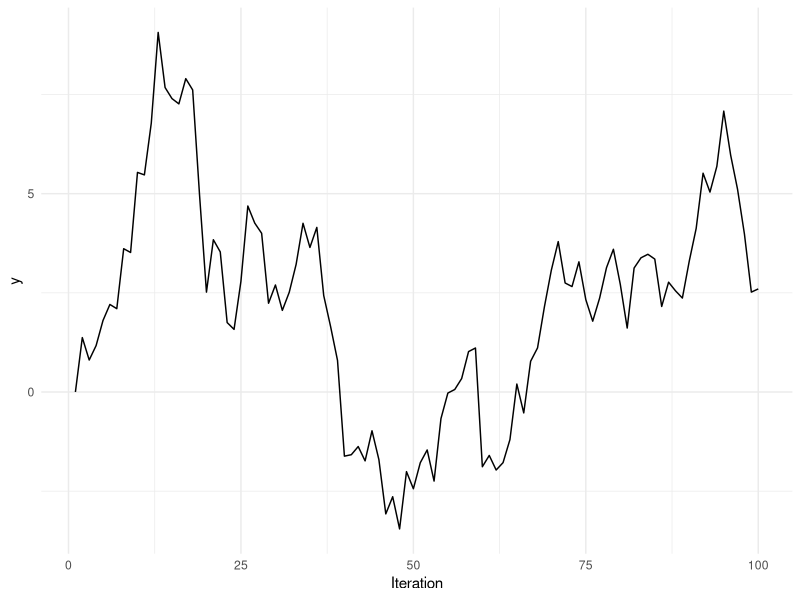
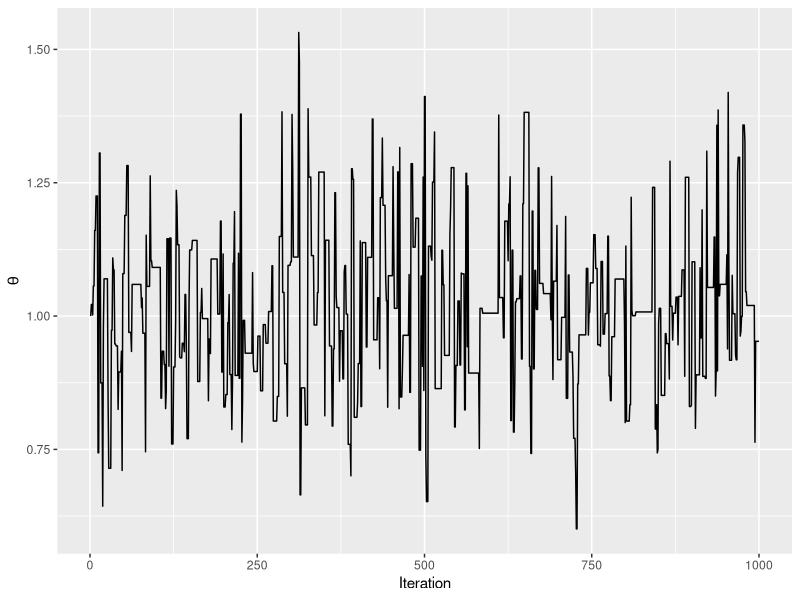
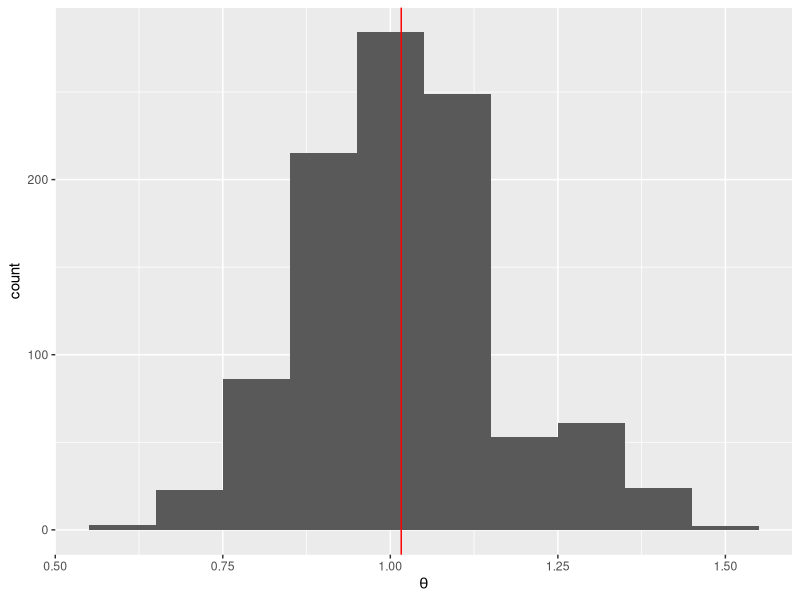
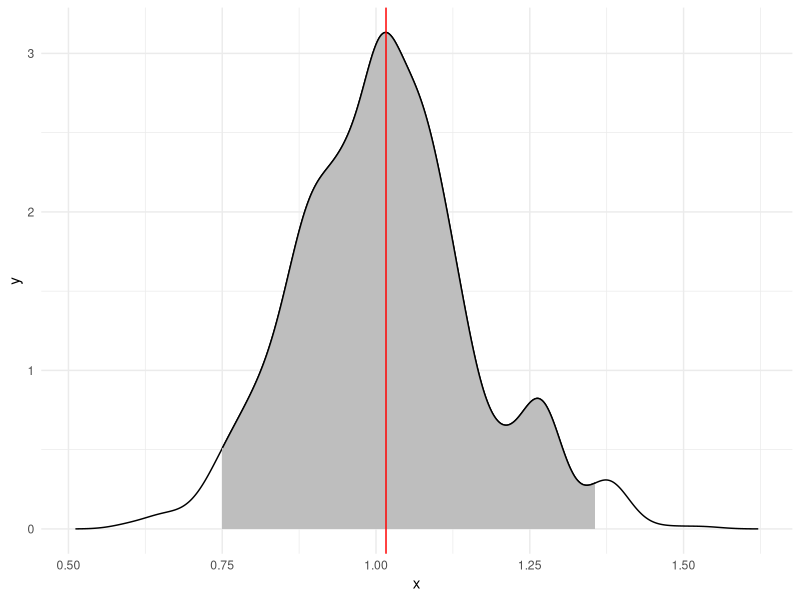

Source code (R) for these figures, in order:
## ---- chunk 1
library(tidyverse)
set.seed(42)
## ---- chunk 2
n <- 100
y <- rep(0,n)

for (i in 2:n) y[i] = y[i - 1] + rnorm(1)
df <- tibble(y = y)
df |>
  ggplot(aes(x = seq_len(n), y = y)) +
  geom_line() + 
  labs(x = "Iteration", y = "y") +
  theme_minimal()

## ---- chunk 3
saints_goals <- c(1, 2, 2, 0, 2, 0, 0, 1, 0, 1, 1, 1, 0, 1, 1, 1, 1, 0, 1, 0, 0, 1, 1, 0, 1, 0, 0, 3, 0, 1, 0, 3, 0, 1, 3, 0, 1, 4)
## ---- chunk 4
log_post <- function(z, data = saints_goals) {
  # likelihood <- sapply(z, prod(dpois(data, exp(z)) ) ) 
  log_lkld <- sapply(z, 
    function(z) sum(dpois(data, exp(z), log = T))  
  ) 
  log_lkld + dnorm(z, 1, 0.5, log = T)
}
## ---- chunk 5
log_ratio <- function(z1, z2) {
  log_post(z1) - log_post(z2)
}
metropolis <- function(start_val = 1, n = 1000, sd = 0.2) {
  z <- c(log(start_val), rep(0, n)) # start_val would be rejected at the end
  accept <- 0
  for (i in 2:(n+1)) {
    prop <- rnorm(1, z[i - 1], sd)
    if (log(runif(1)) < min(0, log_ratio(prop, z[i - 1])) ) {
      z[i] <- prop
      accept <- accept + 1
    } else {
      z[i] <- z[i - 1]
    }
  }
  list(sample = exp(z[2:(n+1)]), accept_rate = accept / n)
}
## ---- chunk 6
n <- 1000
goals <- metropolis(sd = 0.5)
post_mean <- mean(goals$sample)
goals$accept_rate
## ---- chunk 7
ll <- sort(goals$sample)[0.025 * n]
ul <- sort(goals$sample)[0.975 * n]

theta_sample <- tibble(x = seq_len(n), sample = goals$sample) |>
 mutate(ci = sample < ul & sample > ll)

theta_sample |>
 ggplot() +
  geom_line(aes(x = x, y = sample)) +
  labs(x = "Iteration", y = expression(theta))
## ---- chunk 8
theta_sample |>
  ggplot(aes(x = sample)) +
  geom_histogram(binwidth = 0.1) +
  geom_vline(aes(xintercept = mean(theta_sample$sample)), color = "red") +
  labs(x = expression(theta), y = "count")
## ---- chunk 9
ci <- quantile(theta_sample$sample, probs = c(0.025, 0.975))
dens <- density(theta_sample$sample)
dens_df <- tibble(x = dens$x, y = dens$y)

dens_df |>
  ggplot(aes(x = x, y = y)) +
  geom_density(stat = "identity") +
  geom_density(data = dens_df |> filter(x > ci[1] & x < ci[2]) , stat = "identity", fill = "gray") +
  geom_vline(aes(xintercept = mean(theta_sample$sample)), color = "red") +
  theme_minimal()
